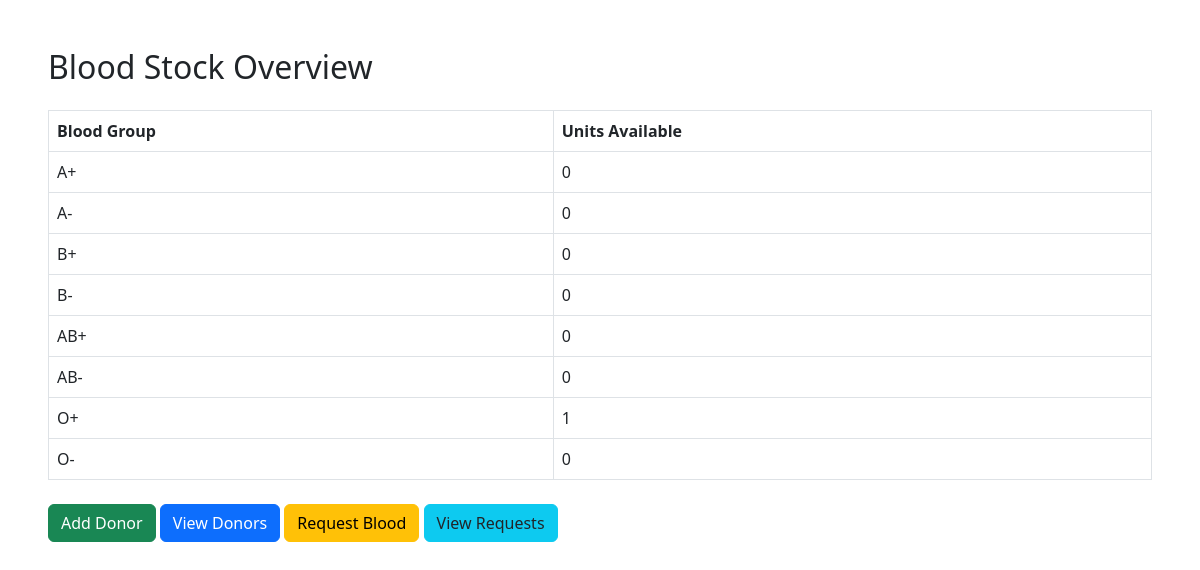
Page /stock on the earlier database version.
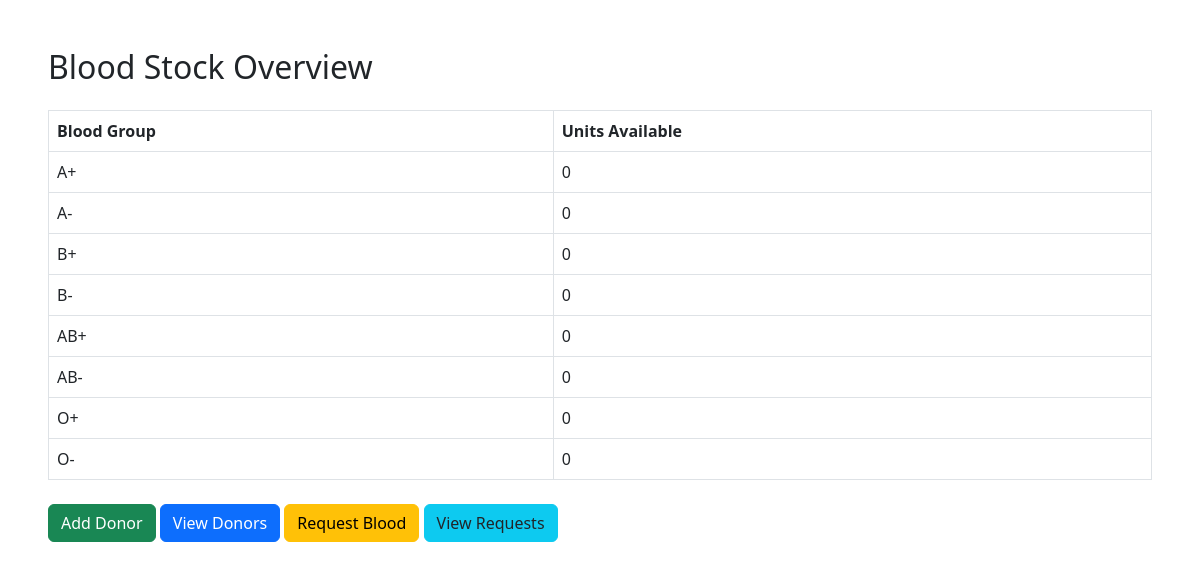
Same page on the later database version.
### tables this page shows
CREATE TABLE blood_stock (
    blood_group TEXT PRIMARY KEY,
    units INTEGER
);

### app.py (the view)
@app.route('/stock')
def stock():
    conn = sqlite3.connect('database.db')
    cur = conn.cursor()
    cur.execute("SELECT * FROM blood_stock")
    stock_data = cur.fetchall()
    conn.close()
    return render_template('stock.html', stock=stock_data)

### templates/stock.html (shortened to what this page needs)
<!DOCTYPE html>
<html>
<head>
    <link rel="stylesheet" href="https://cdn.jsdelivr.net/npm/bootstrap@5.3.0/dist/css/bootstrap.min.css">
</head>
<body class="p-5">
    <h2 class="mb-4">Blood Stock Overview</h2>
    <table class="table table-bordered">
        <thead>
            <tr>
                <th>Blood Group</th>
                <th>Units Available</th>
            </tr>
        </thead>
        <tbody>
            {% for row in stock %}
            <tr>
                <td>{{ row[0] }}</td>
                <td>{{ row[1] }}</td>
            </tr>
            {% endfor %}
        </tbody>
    </table>
    <div class="mt-4">
        <a href="/add-donor" class="btn btn-success">Add Donor</a>
        <a href="/donors" class="btn btn-primary">View Donors</a>
        <a href="/add-request" class="btn btn-warning">Request Blood</a>
        <a href="/requests" class="btn btn-info text-dark">View Requests</a>
    </div>
</body>
</html>

Differences in the rows shown:
changed blood_stock "O+": units "1" → "0"
